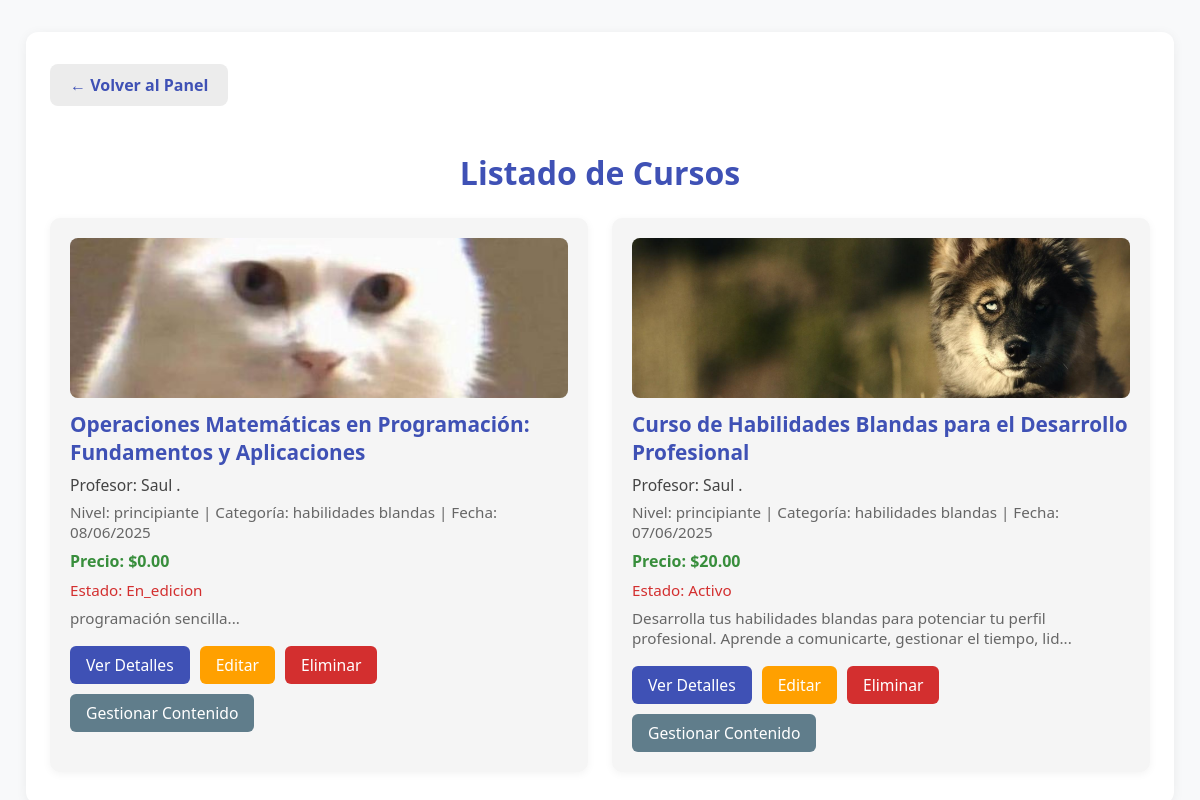
The app's page /paginas/cursos/listar_cursos.php (signed in) with its own data.
### tables this page shows
CREATE TABLE `cursos` (
  `id_curso` int(11) NOT NULL,
  `nombre_curso` varchar(100) NOT NULL,
  `descripcion` text DEFAULT NULL,
  `id_profesor` int(11) DEFAULT NULL,
  `nivel_dificultad` enum('principiante','intermedio','avanzado') DEFAULT NULL,
  `categoria` varchar(50) DEFAULT NULL,
  `imagen_portada` varchar(255) DEFAULT NULL,
  `fecha_creacion` datetime DEFAULT current_timestamp(),
  `estado` enum('activo','inactivo','en_edicion') DEFAULT 'activo',
  `precio` decimal(10,2) DEFAULT 0.00
);

### paginas/cursos/listar_cursos.php (the view, shortened to what this page needs)
<?php
include_once '../../includes/db.php';
$rol_usuario = $_SESSION['rol_usuario'];
$id_usuario = $_SESSION['id_usuario'];
$cursos = [];
if ($rol_usuario === 'admin') {
    $sql = "SELECT c.*, CONCAT(u.nombre, ' ', u.apellido) AS nombre_profesor
            FROM cursos c
            LEFT JOIN usuarios u ON c.id_profesor = u.id_usuario
            ORDER BY c.fecha_creacion DESC";
    $stmt = $conexion->prepare($sql);
} elseif ($rol_usuario === 'profesor') {
    $sql = "SELECT c.*, CONCAT(u.nombre, ' ', u.apellido) AS nombre_profesor
            FROM cursos c
            LEFT JOIN usuarios u ON c.id_profesor = u.id_usuario
            WHERE c.id_profesor = ?
            ORDER BY c.fecha_creacion DESC";
    $stmt = $conexion->prepare($sql);
    $stmt->bind_param("i", $id_usuario);
}
$stmt->execute();
$resultado = $stmt->get_result();
while ($curso = $resultado->fetch_assoc()) {
    $cursos[] = $curso;
}
?>
<!DOCTYPE html>
<html lang="es">
<head>
</head>
<body>
    <div class="contenedor">
        <a href="<?php echo RUTA_BASE; ?>dashboard.php" class="volver-panel">← Volver al Panel</a>
        <h1>Listado de Cursos</h1>
        <?php if (!empty($cursos)): ?>
        <div class="grid-cursos">
            <?php foreach ($cursos as $curso): ?>
                <div class="curso-card">
                    <?php
                    $ruta_fisica = __DIR__ . '/../../imagenes_cursos/' . basename($curso['imagen_portada']);
                    $ruta_web = RUTA_BASE . 'imagenes_cursos/' . basename($curso['imagen_portada']);
                    $ruta_default = RUTA_BASE . 'imagenes_cursos/default_course.png';
                    $imagen = (!empty($curso['imagen_portada']) && file_exists($ruta_fisica)) ? $ruta_web : $ruta_default;
                    ?>
                    <img src="<?php echo $imagen; ?>" alt="Portada del curso">
                    <h2><?php echo htmlspecialchars($curso['nombre_curso']); ?></h2>
                    <div class="profesor">Profesor: <?php echo htmlspecialchars($curso['nombre_profesor'] ?? 'N/A'); ?></div>
                    <div class="info-extra">
                        Nivel: <?php echo htmlspecialchars($curso['nivel_dificultad']); ?> |
                        Categoría: <?php echo htmlspecialchars($curso['categoria']); ?> |
                        Fecha: <?php echo date('d/m/Y', strtotime($curso['fecha_creacion'])); ?>
                    </div>
                    <div class="precio">Precio: $<?php echo number_format($curso['precio'], 2, '.', ','); ?></div>
                    <div class="estado">Estado: <?php echo ucfirst(htmlspecialchars($curso['estado'])); ?></div>
                    <div class="info-extra">
                        <?php echo nl2br(htmlspecialchars(substr($curso['descripcion'], 0, 120))); ?>...
                    </div>
                    <div class="acciones">
                        <a href="<?php echo RUTA_BASE; ?>paginas/cursos/detalle_curso.php?id=<?php echo $curso['id_curso']; ?>" class="btn-detalles">Ver Detalles</a>
                        <?php
                        $es_profesor_propio = ($rol_usuario === 'profesor' && isset($curso['id_profesor']) && $curso['id_profesor'] == $id_usuario);
                        ?>
                        <?php if ($rol_usuario === 'admin' || $es_profesor_propio): ?>
                            <a href="<?php echo RUTA_BASE; ?>paginas/cursos/editar_curso.php?id=<?php echo $curso['id_curso']; ?>" class="btn-editar">Editar</a>
                            <a href="<?php echo RUTA_BASE; ?>paginas/cursos/eliminar_curso.php?id=<?php echo $curso['id_curso']; ?>" class="btn-eliminar" onclick="return confirm('¿Estás seguro de eliminar este curso?');">Eliminar</a>
                            <a href="<?php echo RUTA_BASE; ?>paginas/cursos/gestionar_contenido_curso.php?id_curso=<?php echo $curso['id_curso']; ?>" class="btn-contenido">Gestionar Contenido</a>
                        <?php endif; ?>
                    </div>
                </div>
            <?php endforeach; ?>
        </div>
        <?php else: ?>
            <div class="no-cursos">No hay cursos disponibles en este momento.</div>
        <?php endif; ?>
    </div>
</body>
</html>

### paginas/cursos/listar_cursos.php (style rules this page uses)
body { background: #f8f9fa; font-family: 'Segoe UI', Arial, sans-serif; color: #222; margin: 0; padding: 0; }
.contenedor { max-width: 1100px; margin: 32px auto; background: #fff; border-radius: 12px; box-shadow: 0 2px 12px rgba(0,0,0,0.06); padding: 32px 24px; }
h1 { color: #3f51b5; margin-bottom: 24px; text-align: center; }
.grid-cursos { display: grid; grid-template-columns: repeat(auto-fit, minmax(320px, 1fr)); gap: 24px; }
.curso-card { background: #f5f5f5; border-radius: 10px; box-shadow: 0 2px 8px rgba(0,0,0,0.05); padding: 20px; display: flex; flex-direction: column; align-items: flex-start; }
.curso-card img { width: 100%; max-height: 160px; object-fit: cover; border-radius: 8px; margin-bottom: 12px; background: #e0e0e0; }
.curso-card h2 { color: #3f51b5; font-size: 1.3em; margin: 0 0 8px 0; }
.curso-card .profesor { font-size: 0.98em; color: #444; margin-bottom: 6px; }
.curso-card .info-extra { font-size: 0.95em; color: #666; margin-bottom: 8px; }
.curso-card .precio { color: #388e3c; font-weight: bold; margin-bottom: 8px; }
.curso-card .estado { font-size: 0.95em; color: #d32f2f; margin-bottom: 8px; }
.curso-card .acciones { margin-top: 10px; display: flex; gap: 10px; flex-wrap: wrap; }
.curso-card .acciones a, .curso-card .acciones span { padding: 8px 16px; border-radius: 6px; text-decoration: none; font-weight: 500; font-size: 0.98em; transition: background 0.2s; }
.btn-detalles { background: #3f51b5; color: #fff; }
.btn-editar { background: #ffa000; color: #fff; }
.btn-eliminar { background: #d32f2f; color: #fff; }
.btn-contenido { background: #607d8b; color: #fff; }
.volver-panel { display: inline-block; margin-bottom: 24px; background: #ececec; color: #3f51b5; padding: 10px 20px; border-radius: 8px; text-decoration: none; font-weight: bold; transition: background 0.2s; }

### records on screen
cursos: imagen_portada (picture), nombre_curso "Operaciones Matemáticas en Programación: Fundamentos y Aplicaciones", nombre_profesor "Saul .", nivel_dificultad "principiante", categoria "habilidades blandas", fecha_creacion "08/06/2025", precio "0.00", estado "En_edicion", descripcion "programación sencilla"
cursos: imagen_portada (picture), nombre_curso "Curso de Habilidades Blandas para el Desarrollo Profesional", nombre_profesor "Saul .", nivel_dificultad "principiante", categoria "habilidades blandas", fecha_creacion "07/06/2025", precio "20.00", estado "Activo", descripcion "Desarrolla tus habilidades blandas para potenciar tu perfil profesional. Aprende a comunicarte, gestionar el tiempo, lid"
